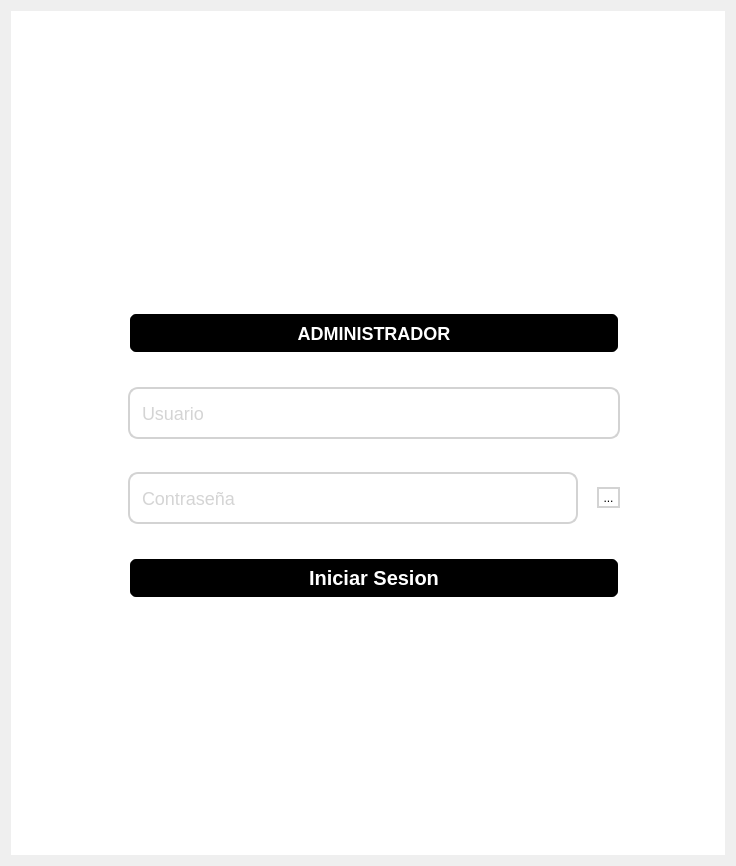
<?xml version="1.0" encoding="UTF-8"?>
<ui version="4.0">
 <class>CONTENEDEDOR1</class>
 <widget class="QWidget" name="CONTENEDEDOR1">
  <property name="geometry">
   <rect>
    <x>0</x>
    <y>0</y>
    <width>736</width>
    <height>866</height>
   </rect>
  </property>
  <property name="minimumSize">
   <size>
    <width>0</width>
    <height>0</height>
   </size>
  </property>
  <property name="windowTitle">
   <string>Form</string>
  </property>
  <property name="styleSheet">
   <string notr="true"/>
  </property>
  <layout class="QVBoxLayout" name="verticalLayout_2">
   <item>
    <widget class="QWidget" name="CONTENEDOR2" native="true">
     <property name="styleSheet">
      <string notr="true">background-color: rgb(255, 255, 255);</string>
     </property>
     <layout class="QHBoxLayout" name="horizontalLayout">
      <item>
       <widget class="QWidget" name="CONTENEDOR3" native="true">
        <property name="minimumSize">
         <size>
          <width>200</width>
          <height>0</height>
         </size>
        </property>
        <property name="maximumSize">
         <size>
          <width>540</width>
          <height>1000</height>
         </size>
        </property>
        <property name="cursor">
         <cursorShape>ArrowCursor</cursorShape>
        </property>
        <property name="contextMenuPolicy">
         <enum>Qt::ActionsContextMenu</enum>
        </property>
        <property name="layoutDirection">
         <enum>Qt::LeftToRight</enum>
        </property>
        <property name="styleSheet">
         <string notr="true"/>
        </property>
        <layout class="QGridLayout" name="gridLayout_2">
         <property name="sizeConstraint">
          <enum>QLayout::SetDefaultConstraint</enum>
         </property>
         <item row="8" column="1">
          <widget class="QWidget" name="widget_4" native="true">
           <property name="sizePolicy">
            <sizepolicy hsizetype="Preferred" vsizetype="Fixed">
             <horstretch>0</horstretch>
             <verstretch>0</verstretch>
            </sizepolicy>
           </property>
           <property name="maximumSize">
            <size>
             <width>16777215</width>
             <height>60</height>
            </size>
           </property>
           <layout class="QVBoxLayout" name="verticalLayout_3">
            <item>
             <widget class="QPushButton" name="BtnLogin">
              <property name="minimumSize">
               <size>
                <width>200</width>
                <height>0</height>
               </size>
              </property>
              <property name="maximumSize">
               <size>
                <width>500</width>
                <height>50</height>
               </size>
              </property>
              <property name="cursor">
               <cursorShape>PointingHandCursor</cursorShape>
              </property>
              <property name="styleSheet">
               <string notr="true">QPushButton {
    background-color: #000000; /* Fondo negro */
    color: #FFFFFF; /* Letra blanca */
    border: 2px solid #FFFFFF; /* Borde blanco */
    border-radius: 8px; /* Bordes redondeados */
    padding: 8px 16px; /* Espaciado interno */
    font-size: 20px; /* Tamaño de la letra */
    font-weight: bold; /* Letra en negrita */
    transition: all 0.3s ease; /* Transición suave para hover y pressed */
}

QPushButton:hover {
    background-color: #444444; /* Fondo gris oscuro al pasar el mouse */
    transform: scale(1.05); /* Efecto de aumentar tamaño */
}

QPushButton:pressed {
    background-color: #555555; /* Fondo gris más claro al hacer clic */
    color: #FFFFFF; /* Letra blanca */
    border-color: #FFFFFF; /* Borde blanco */
    transform: scale(0.98); /* Efecto de reducir tamaño */
}
</string>
              </property>
              <property name="text">
               <string>Iniciar Sesion</string>
              </property>
             </widget>
            </item>
           </layout>
          </widget>
         </item>
         <item row="11" column="0">
          <spacer name="horizontalSpacer">
           <property name="orientation">
            <enum>Qt::Horizontal</enum>
           </property>
           <property name="sizeHint" stdset="0">
            <size>
             <width>40</width>
             <height>20</height>
            </size>
           </property>
          </spacer>
         </item>
         <item row="11" column="1">
          <spacer name="verticalSpacer_2">
           <property name="orientation">
            <enum>Qt::Vertical</enum>
           </property>
           <property name="sizeType">
            <enum>QSizePolicy::Fixed</enum>
           </property>
           <property name="sizeHint" stdset="0">
            <size>
             <width>20</width>
             <height>220</height>
            </size>
           </property>
          </spacer>
         </item>
         <item row="1" column="1">
          <widget class="QLabel" name="IMAGEN">
           <property name="enabled">
            <bool>true</bool>
           </property>
           <property name="sizePolicy">
            <sizepolicy hsizetype="Fixed" vsizetype="Fixed">
             <horstretch>0</horstretch>
             <verstretch>0</verstretch>
            </sizepolicy>
           </property>
           <property name="maximumSize">
            <size>
             <width>900</width>
             <height>200</height>
            </size>
           </property>
           <property name="layoutDirection">
            <enum>Qt::LeftToRight</enum>
           </property>
           <property name="autoFillBackground">
            <bool>false</bool>
           </property>
           <property name="styleSheet">
            <string notr="true"/>
           </property>
           <property name="text">
            <string/>
           </property>
           <property name="pixmap">
            <pixmap>../../assets/Logo.png</pixmap>
           </property>
           <property name="scaledContents">
            <bool>true</bool>
           </property>
          </widget>
         </item>
         <item row="4" column="1">
          <widget class="QWidget" name="widget_3" native="true">
           <property name="sizePolicy">
            <sizepolicy hsizetype="Preferred" vsizetype="Fixed">
             <horstretch>0</horstretch>
             <verstretch>0</verstretch>
            </sizepolicy>
           </property>
           <property name="maximumSize">
            <size>
             <width>16777215</width>
             <height>60</height>
            </size>
           </property>
           <layout class="QHBoxLayout" name="horizontalLayout_3">
            <item>
             <widget class="QPushButton" name="BtnRol">
              <property name="sizePolicy">
               <sizepolicy hsizetype="Fixed" vsizetype="Fixed">
                <horstretch>0</horstretch>
                <verstretch>50</verstretch>
               </sizepolicy>
              </property>
              <property name="minimumSize">
               <size>
                <width>0</width>
                <height>0</height>
               </size>
              </property>
              <property name="maximumSize">
               <size>
                <width>500</width>
                <height>50</height>
               </size>
              </property>
              <property name="cursor">
               <cursorShape>PointingHandCursor</cursorShape>
              </property>
              <property name="contextMenuPolicy">
               <enum>Qt::ActionsContextMenu</enum>
              </property>
              <property name="layoutDirection">
               <enum>Qt::LeftToRight</enum>
              </property>
              <property name="styleSheet">
               <string notr="true">QPushButton {
    background-color: #000000; /* Fondo negro */
    color: #FFFFFF; /* Letra blanca */
    border: 2px solid #FFFFFF; /* Borde blanco */
    border-radius: 8px; /* Bordes redondeados */
    padding: 8px 16px; /* Espaciado interno */
    font-size: 18px; /* Tamaño de la letra */
    font-weight: bold; /* Letra en negrita */
    transition: all 0.3s ease; /* Transición suave para hover y pressed */
}

QPushButton:hover {
    background-color: #444444; /* Fondo gris oscuro al pasar el mouse */
    transform: scale(1.05); /* Efecto de aumentar tamaño */
}

QPushButton:pressed {
    background-color: #555555; /* Fondo gris más claro al hacer clic */
    color: #FFFFFF; /* Letra blanca */
    border-color: #FFFFFF; /* Borde blanco */
    transform: scale(0.98); /* Efecto de reducir tamaño */
}
</string>
              </property>
              <property name="text">
               <string>ADMINISTRADOR</string>
              </property>
             </widget>
            </item>
           </layout>
          </widget>
         </item>
         <item row="5" column="1">
          <widget class="QWidget" name="widget_2" native="true">
           <property name="sizePolicy">
            <sizepolicy hsizetype="Preferred" vsizetype="Fixed">
             <horstretch>0</horstretch>
             <verstretch>0</verstretch>
            </sizepolicy>
           </property>
           <property name="minimumSize">
            <size>
             <width>510</width>
             <height>0</height>
            </size>
           </property>
           <property name="maximumSize">
            <size>
             <width>550</width>
             <height>70</height>
            </size>
           </property>
           <layout class="QVBoxLayout" name="verticalLayout">
            <item>
             <widget class="QLineEdit" name="InputNombreUsuario">
              <property name="maximumSize">
               <size>
                <width>500</width>
                <height>70</height>
               </size>
              </property>
              <property name="styleSheet">
               <string notr="true">QLineEdit {
    background-color: #FFFFFF;  /* Fondo blanco */
    border: 2px solid #D3D3D3;  /* Borde gris suave */
    border-radius: 10px;        /* Bordes redondeados */
    padding: 10px;              /* Espaciado interno */
    font-size: 18px;            /* Tamaño de la letra */
    font-family: &quot;Arial&quot;, sans-serif; /* Fuente por defecto */
    color: #A9A9A9;             /* Letra gris suave */
}

QLineEdit:focus {
    border-color: #000000;      /* Borde verde al hacer foco */
    background-color: #ffffff;  /* Fondo blanco al hacer foco */
    color: #000000;             /* Letra negra al escribir */
}</string>
              </property>
              <property name="text">
               <string/>
              </property>
              <property name="placeholderText">
               <string>Usuario</string>
              </property>
             </widget>
            </item>
           </layout>
          </widget>
         </item>
         <item row="7" column="1">
          <widget class="QWidget" name="widget" native="true">
           <property name="sizePolicy">
            <sizepolicy hsizetype="Preferred" vsizetype="Fixed">
             <horstretch>0</horstretch>
             <verstretch>0</verstretch>
            </sizepolicy>
           </property>
           <property name="minimumSize">
            <size>
             <width>0</width>
             <height>0</height>
            </size>
           </property>
           <property name="maximumSize">
            <size>
             <width>16777215</width>
             <height>70</height>
            </size>
           </property>
           <layout class="QHBoxLayout" name="horizontalLayout_2">
            <item alignment="Qt::AlignLeft">
             <widget class="QLineEdit" name="InputPassword">
              <property name="minimumSize">
               <size>
                <width>450</width>
                <height>0</height>
               </size>
              </property>
              <property name="maximumSize">
               <size>
                <width>370</width>
                <height>70</height>
               </size>
              </property>
              <property name="styleSheet">
               <string notr="true">QLineEdit {
    background-color: #FFFFFF;  /* Fondo blanco */
    border: 2px solid #D3D3D3;  /* Borde gris suave */
    border-radius: 10px;        /* Bordes redondeados */
    padding: 10px;              /* Espaciado interno */
    font-size: 18px;            /* Tamaño de la letra */
    font-family: &quot;Arial&quot;, sans-serif; /* Fuente por defecto */
    color: #A9A9A9;             /* Letra gris suave */
}

QLineEdit:focus {
    border-color: #000000;      /* Borde verde al hacer foco */
    background-color: #ffffff;  /* Fondo blanco al hacer foco */
    color: #000000;             /* Letra negra al escribir */
}
</string>
              </property>
              <property name="text">
               <string/>
              </property>
              <property name="alignment">
               <set>Qt::AlignLeading|Qt::AlignLeft|Qt::AlignVCenter</set>
              </property>
              <property name="placeholderText">
               <string>Contraseña</string>
              </property>
             </widget>
            </item>
            <item>
             <widget class="QToolButton" name="toolButton">
              <property name="cursor">
               <cursorShape>PointingHandCursor</cursorShape>
              </property>
              <property name="styleSheet">
               <string notr="true">QToolButton {
	 background-color: #FFFFFF;  /* Fondo blanco */
   	 border: 2px solid #D3D3D3;  /* Borde gris suave */
	 border-radius: 17px; 
}
</string>
              </property>
              <property name="text">
               <string>...</string>
              </property>
              <property name="icon">
               <iconset>
                <normaloff>../../assets/iconos/ojo_cerrado.png</normaloff>../../assets/iconos/ojo_cerrado.png</iconset>
              </property>
              <property name="iconSize">
               <size>
                <width>30</width>
                <height>30</height>
               </size>
              </property>
             </widget>
            </item>
           </layout>
          </widget>
         </item>
         <item row="0" column="1">
          <spacer name="verticalSpacer_3">
           <property name="orientation">
            <enum>Qt::Vertical</enum>
           </property>
           <property name="sizeType">
            <enum>QSizePolicy::Maximum</enum>
           </property>
           <property name="sizeHint" stdset="0">
            <size>
             <width>20</width>
             <height>50</height>
            </size>
           </property>
          </spacer>
         </item>
        </layout>
       </widget>
      </item>
     </layout>
    </widget>
   </item>
  </layout>
 </widget>
 <resources/>
 <connections/>
</ui>
